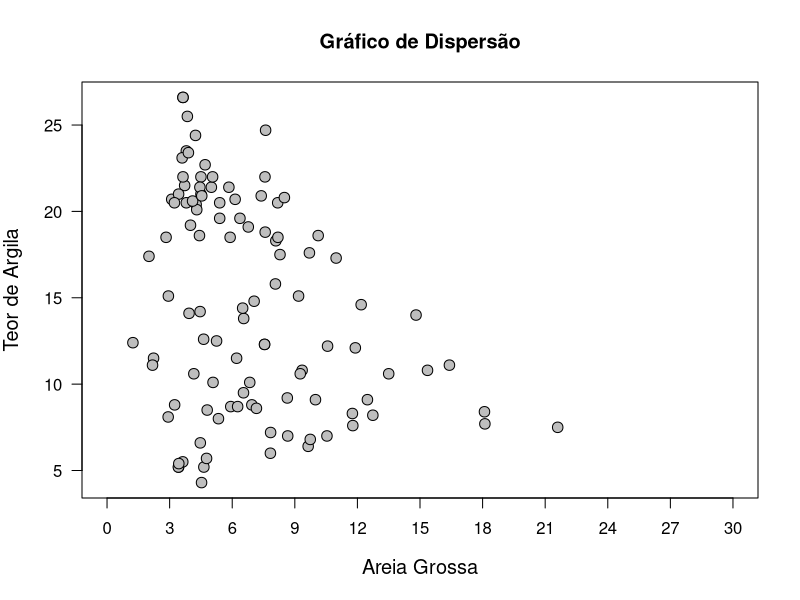
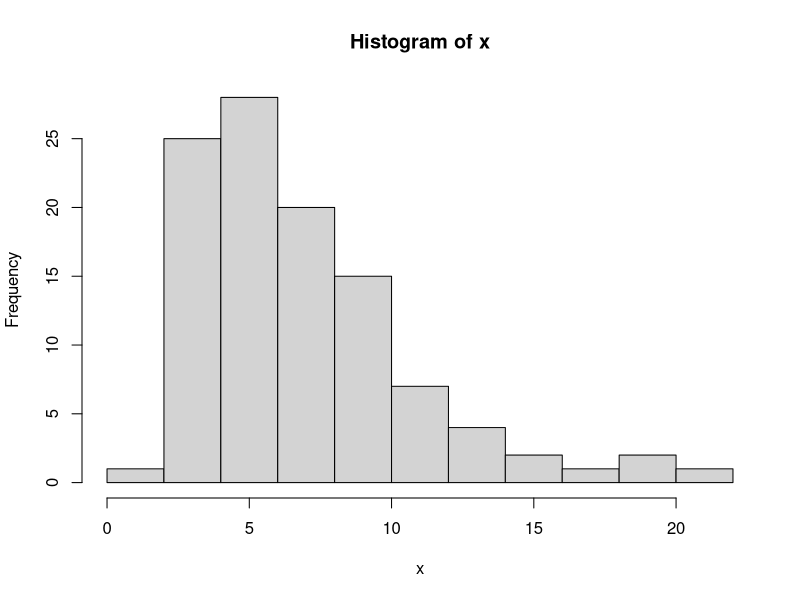
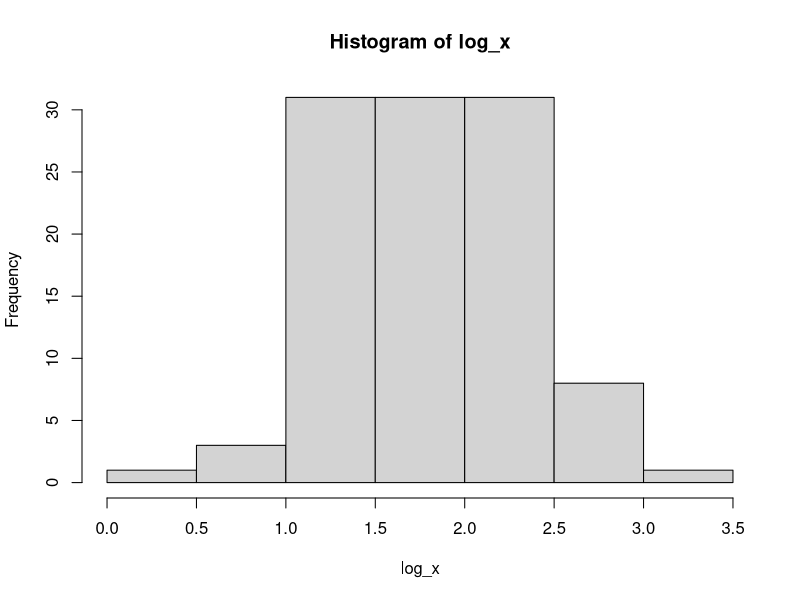
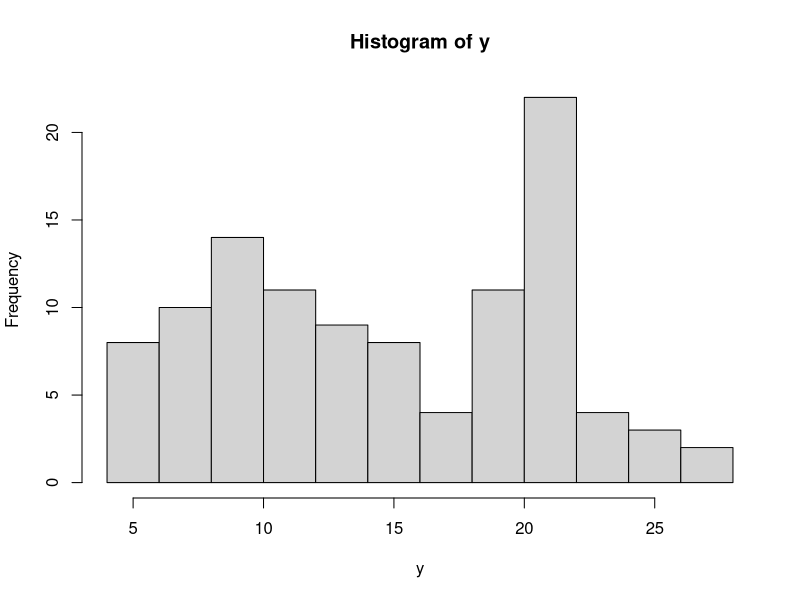
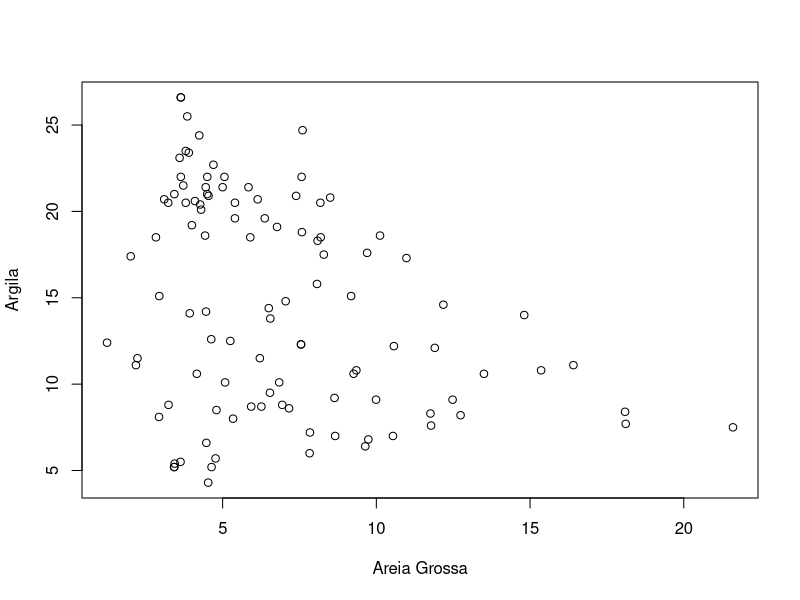
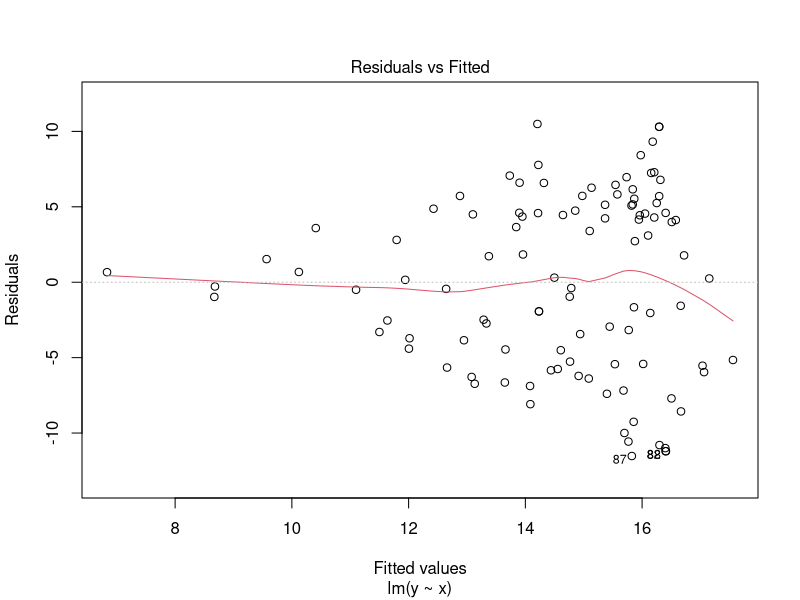
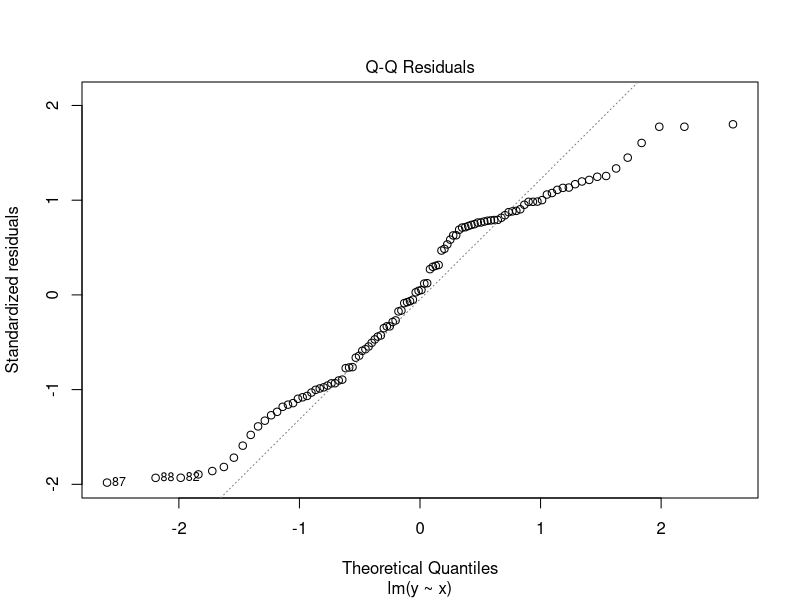
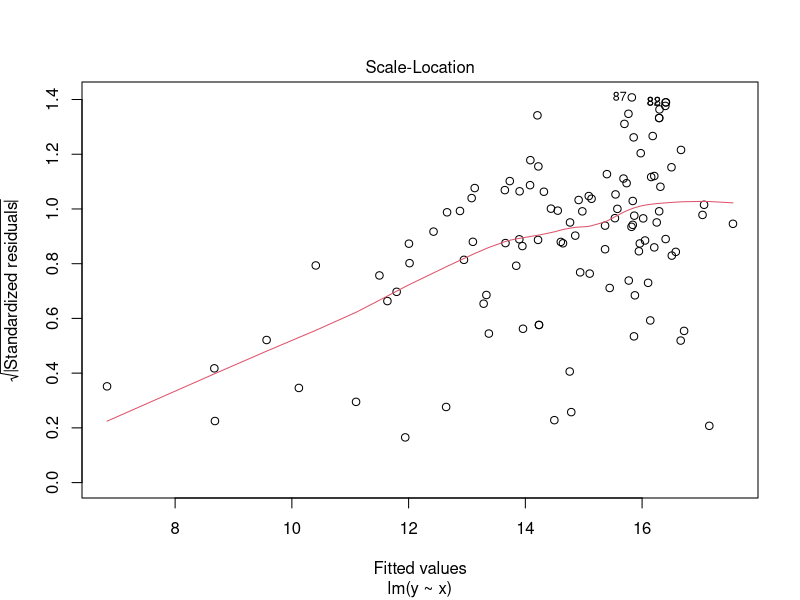

Write the R code that produced these figures, in order.
# Visualização de dados
# Correlação / análise de regressão
## Entrar com o banco de dados geomorfologia
geomorfologia <- read.table("data/geomorfologia.txt",
                            h=TRUE)

## Extrair o x e o y
x <- geomorfologia$AG
y <- geomorfologia$ARGILA

## Construir o Gráfico
plot(x,y,
     xlab = "Areia Grossa",
     ylab = "Teor de Argila",
     main = "Gráfico de Dispersão",
     xlim = c(0,30),
     cex.lab = 1.2,
     cex = 1.4,
     axes = FALSE,
     col = "black",
     pch = 21,
     bg = "gray")
axis(1,seq(0,30,3))
axis(2,las = 1)
box()

# Correlação
cor(x,y)
cor.test(x,y)

# Teste de Normalidade
shapiro.test(x)
hist(x)

log_x <- log(x)
shapiro.test(log_x)
hist(log_x)

shapiro.test(y)
hist(y)

# Salvar em 300 dpis ?
png("plot_AG_ARGILA.png")
plot(x,y)
dev.off()

# Análise de Regressão
plot(x,y,xlab="Areia Grossa", ylab="Argila")

# Craindo o modelo
mod_reg <- lm(y ~ x)
mod_reg

# Resumo da análise de regresão
summary.lm(mod_reg)

# No ajuste linear, o r = sqrt(r²)
sqrt(0.1054)

# Uma breve vizualisação das pressuposições
plot(mod_reg)
rs <- rstudent(mod_reg)
hist(rs)
shapiro.test(rs)

# Passando a resta ajustada na nuvém de pontos
plot(x,y)
abline(mod_reg)

#### Repetir a análise para a superfície "I"
## Extrair o x e o y
filtro <- geomorfologia$SUP == "I"

x <- geomorfologia[filtro, "AG"]
y <- geomorfologia[filtro, "ARGILA"]

## Construir o Gráfico
plot(x,y,
     xlab = "Areia Grossa",
     ylab = "Teor de Argila",
     main = "Gráfico de Dispersão (SUP I)",
     xlim = c(3,6),
     cex.lab = 1.2,
     cex = 1.4,
     axes = FALSE,
     col = "black",
     pch = 21,
     bg = "gray")
axis(1,seq(0,6,.5))
axis(2,las = 1)
box()

# Correlação
cor(x,y)
cor.test(x,y)

# Teste de Normalidade
shapiro.test(x)
hist(x)

shapiro.test(y)
hist(y)

# Análise de Regressão
plot(x,y,xlab="Areia Grossa", ylab="Argila")

# Craindo o modelo
mod_reg <- lm(y ~ x)
mod_reg

# Resumo da análise de regresão
summary.lm(mod_reg)

# No ajuste linear, o r = sqrt(r²)
sqrt(0.1054)

# Uma breve vizualisação das pressuposições
plot(mod_reg)
rs <- rstudent(mod_reg)
hist(rs)
shapiro.test(rs)

# Passando a resta ajustada na nuvém de pontos
plot(x,y)
abline(mod_reg)



#### Repetir a análise para a superfície "II"
## Extrair o x e o y
filtro <- geomorfologia$SUP == "II"

x <- geomorfologia[filtro, "AG"]
y <- geomorfologia[filtro, "ARGILA"]

## Construir o Gráfico
plot(x,y,
     xlab = "Areia Grossa",
     ylab = "Teor de Argila",
     main = "Gráfico de Dispersão (SUP II)",
     xlim = c(3,6),
     cex.lab = 1.2,
     cex = 1.4,
     axes = FALSE,
     col = "black",
     pch = 21,
     bg = "gray")
axis(1,seq(0,6,.5))
axis(2,las = 1)
box()

# Correlação
cor(x,y)
cor.test(x,y)

# Teste de Normalidade
shapiro.test(x)
hist(x)

shapiro.test(y)
hist(y)

# Análise de Regressão
plot(x,y,xlab="Areia Grossa", ylab="Argila")

# Craindo o modelo
mod_reg <- lm(y ~ x)
mod_reg

# Resumo da análise de regresão
summary.lm(mod_reg)

# Uma breve vizualisação das pressuposições
plot(mod_reg)
rs <- rstudent(mod_reg)
hist(rs)
shapiro.test(rs)

# Passando a resta ajustada na nuvém de pontos
plot(x,y)
abline(mod_reg)

# Estudo de outliers
rs <- rstudent(mod_reg)
yp <- predict(mod_reg)

plot(yp, rs,
     ylim = c(-5,5))
abline(h=c(-3,3), col="red", lty=2)










